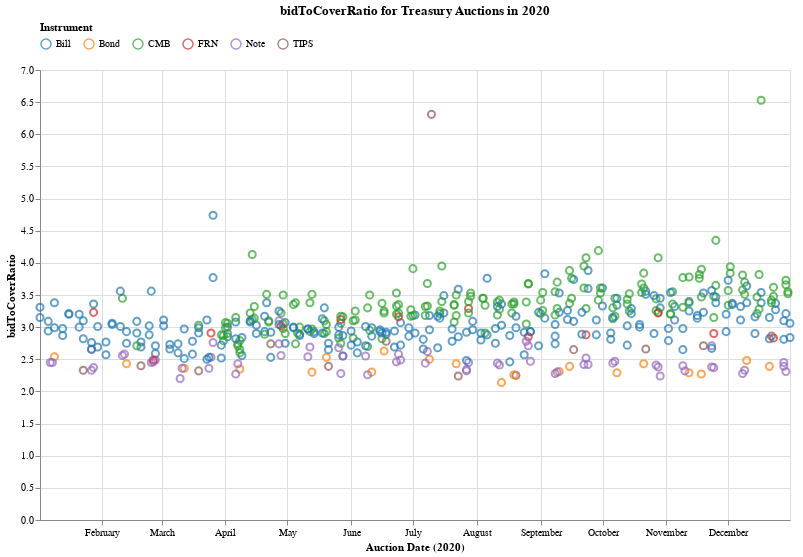

The cell this chart's notebook holds for it:
### Code cell
doChart(2020, metric='bidToCoverRatio')

### Figure 1 — Vega-Lite specification as saved in the notebook (floating-point values rounded to 4 significant figures; data arrays with more than 128 entries replaced by an {"elided": "..."} marker saying what was removed)
{"config": {"view": {"continuousWidth": 400, "continuousHeight": 300}}, "data": {"name": "data-48974a20a1de811929693c83876f3bd7"}, "mark": {"type": "point", "size": 50}, "background": "white", "encoding": {"color": {"type": "nominal", "field": "type", "legend": {"orient": "top"}, "scale": {"scheme": "category10"}, "title": "Instrument"}, "tooltip": [{"type": "temporal", "field": "auctionDate"}, {"type": "nominal", "field": "type"}, {"type": "quantitative", "field": "bidToCoverRatio"}], "x": {"type": "temporal", "axis": {"title": "Auction Date (2020)"}, "field": "auctionDate"}, "y": {"type": "quantitative", "field": "bidToCoverRatio"}}, "height": 450, "title": "bidToCoverRatio for Treasury Auctions in 2020", "width": 750, "$schema": "https://vega.github.io/schema/vega-lite/v4.8.1.json", "datasets": {"data-48974a20a1de811929693c83876f3bd7": {"elided": "503 records"}}}
